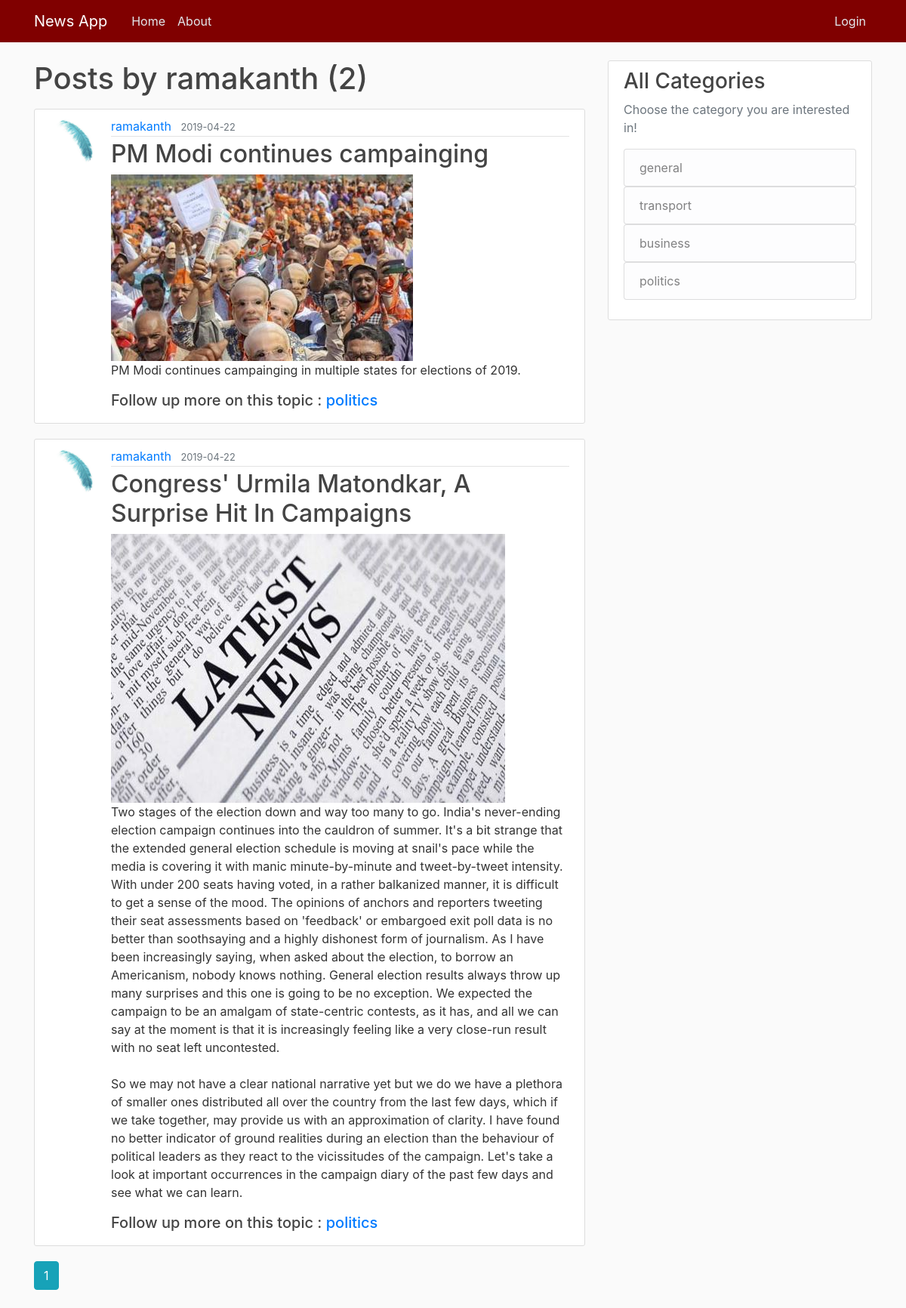
Screenshot of /user/ramakanth with the database file from the repository.
### flaskblog/models.py (models this page shows, shortened)
class User(db.Model, UserMixin):
    id = db.Column(db.Integer, primary_key=True)
    username = db.Column(db.String(20), unique=True, nullable=False)
    email = db.Column(db.String(120), unique=True, nullable=False)
    image_file = db.Column(db.String(20), nullable=False,
                           default='default.jpg')
    password = db.Column(db.String(60), nullable=False)
    posts = db.relationship('Post', backref='author', lazy=True)

class Post(db.Model):
    id = db.Column(db.Integer, primary_key=True)
    title = db.Column(db.String(100), nullable=False)
    date_posted = db.Column(db.DateTime, nullable=False,
                            default=datetime.utcnow)
    content = db.Column(db.Text, nullable=False)
    user_id = db.Column(db.Integer, db.ForeignKey('user.id'), nullable=False)
    image_file = db.Column(db.String(20), nullable=False,
                           default='default1.jpg')
    category = db.Column(db.String(20), nullable=False)

### flaskblog/users/routes.py (the view)
@users.route("/user/<string:username>")
def user_posts(username):
    page = request.args.get('page', 1, type=int)
    user = User.query.filter_by(username=username).first_or_404()
    posts = Post.query.filter_by(author=user)\
        .order_by(Post.date_posted.desc())\
        .paginate(page=page, per_page=5)
    dis_cats = []
    for dis_cat in db.session.query(Post.category).distinct():
        dis_cats.append(dis_cat.category)
    return render_template('user_posts.html', posts=posts, user=user, dis_cats=dis_cats)

### flaskblog/templates/user_posts.html
{% extends "layout.html" %} {% block content %}
<h1 class="mb-3">Posts by {{ user.username }} ({{ posts.total }})</h1>
{% for post in posts.items %}
<article class="media content-section">
  <img
    src="{{ url_for('static',filename='profile_pics/' + post.author.image_file) }}"
    alt=""
    class="rounded-circle article-img"
  />
  <div class="media-body">
    <div class="article-metadata">
      <a
        class="mr-2"
        href="{{ url_for('users.user_posts', username=post.author.username) }}"
        >{{ post.author.username }}</a
      >
      <small class="text-muted">{{
        post.date_posted.strftime("%Y-%m-%d")
      }}</small>
    </div>
    <h2>
      <a class="article-title" href="{{ url_for('posts.post',post_id=post.id) }}">{{
        post.title
      }}</a>
    </h2>
    <img src="{{ url_for('static',filename='profile_pics/' + post.image_file) }}" alt="" class="responsive" />
    <p class="article-content">{{ post.content }}</p>
    <h5>Follow up more on this topic  : <a class="" href="{{ url_for('posts.cat_post', category=post.category) }}">{{ post.category }}</a></h5>
  </div>
</article>
{% endfor %} {% for page_num in posts.iter_pages(left_edge=1, right_edge=1,
left_current=1, right_current=2) %} {% if page_num %} {% if posts.page ==
page_num %}
<a
  class="btn btn-info mb-4"
  href="{{ url_for('users.user_posts', username=user.username, page=page_num)}}"
  >{{ page_num }}</a
>
{% else %}
<a
  class="btn btn-outline-info mb-4"
  href="{{ url_for('users.user_posts', username=user.username, page=page_num)}}"
  >{{ page_num }}</a
>
{% endif %} {% else %} ... {% endif %} {% endfor %} {% endblock content %}

### flaskblog/static/main.css (style rules this page uses)
body { background: #fafafa; color: #333333; margin-top: 5rem; }
h1, h2, h3, h4, h5, h6 { color: #444444; }
.content-section { background: #ffffff; padding: 10px 20px; border: 1px solid #dddddd; border-radius: 3px; margin-bottom: 20px; }
.article-title { color: #444444; }
.article-content { white-space: pre-line; }
.article-img { height: 65px; width: 65px; margin-right: 16px; }
.article-metadata { padding-bottom: 1px; margin-bottom: 4px; border-bottom: 1px solid #e3e3e3 }

### rows the page displays
User: username "ramakanth"
Post: image_file (placeholder picture), author.username "ramakanth", date_posted "2019-04-22", title "PM Modi continues campainging", image_file (picture), content "PM Modi continues campainging in multiple states for elections of 2019.", category "politics"
Post: image_file (placeholder picture), author.username "ramakanth", date_posted "2019-04-22", title "Congress' Urmila Matondkar, A Surprise Hit In Campaigns", content "Two stages of the election down and way too many to go. India's never-ending election campaign continues into the cauldron of summer. It's a bit strange that the extended general election schedule is moving at snail's pace while the media is covering it with manic minute-by-minute and tweet-by-tweet intensity. With under 200 seats having voted, in a rather balkanized manner, it is difficult to get a sense of the mood. The opinions of anchors and reporters tweeting their seat assessments based on 'feedback' or embargoed exit poll data is no better than soothsaying and a highly dishonest form of journalism. As I have been increasingly saying, when asked about the election, to borrow an…", category "politics"

### other values shown
{{ posts.total }} "2"
{{ page_num }} "1"
{{ cate }} "general" "transport" "business" "politics"
